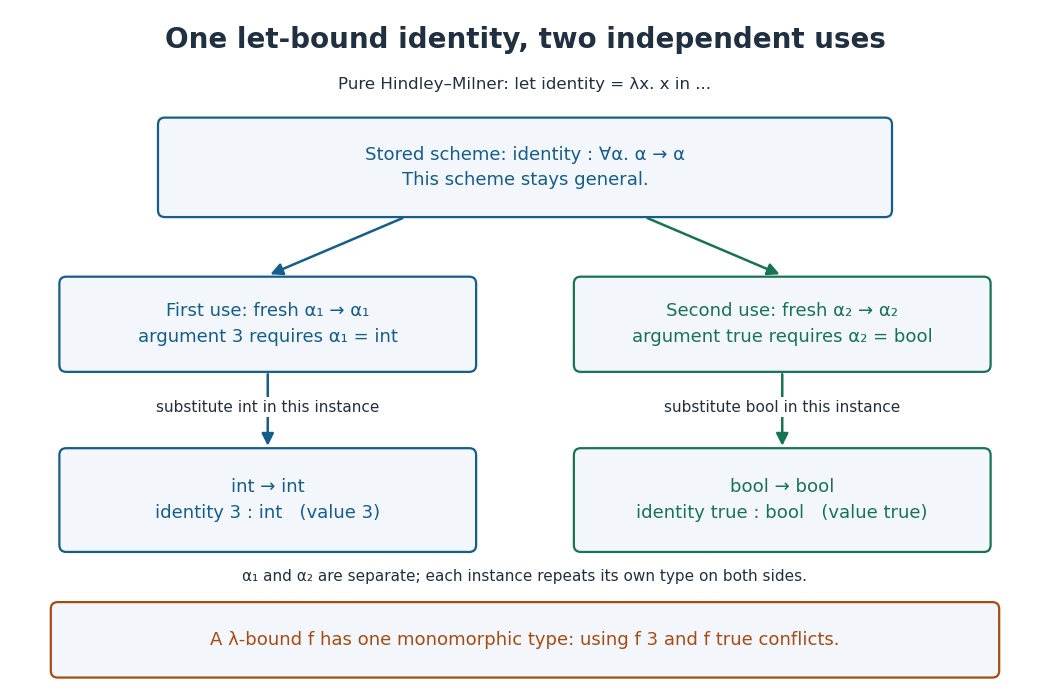

This chart was generated by the following Python code:
"""Draw independent instantiations of a let-polymorphic identity.

Tested with Python 3.14.4, NumPy 2.3.5 and Matplotlib 3.10.7.
Run from _media; the matching opaque white PNG is written to the CWD.
The constraints illustrate pure Hindley-Milner rules without compiler deps.
"""

from pathlib import Path

import matplotlib

matplotlib.use("Agg")
import matplotlib.pyplot as plt
from matplotlib.patches import FancyArrowPatch, FancyBboxPatch


def main():
    plt.rcParams.update({"font.family": "DejaVu Sans", "font.size": 13})
    fig, ax = plt.subplots(figsize=(10.5, 7.0), dpi=100)
    fig.patch.set_facecolor("white")
    ax.set(xlim=(0, 12), ylim=(0, 8))
    ax.axis("off")
    ink, blue, green, orange = "#203040", "#155d8a", "#187355", "#a84b12"

    def box(x, y, width, height, label, color=blue):
        ax.add_patch(FancyBboxPatch(
            (x - width / 2, y - height / 2), width, height,
            boxstyle="round,pad=0.08", facecolor="#f3f7fb",
            edgecolor=color, linewidth=1.6,
        ))
        ax.text(x, y, label, ha="center", va="center", color=color,
                linespacing=1.55)

    def arrow(start, end, color=blue):
        ax.add_patch(FancyArrowPatch(
            start, end, arrowstyle="-|>", mutation_scale=18,
            linewidth=1.8, color=color,
        ))

    ax.text(6, 7.62, "One let-bound identity, two independent uses",
            ha="center", va="center", fontsize=20, weight="bold", color=ink)
    ax.text(6, 7.10, "Pure Hindley–Milner: let identity = λx. x in ...",
            ha="center", va="center", fontsize=12, color=ink)
    box(6, 6.13, 8.4, 1.0, "Stored scheme: identity : ∀α. α → α\nThis scheme stays general.")
    arrow((4.6, 5.55), (3.0, 4.87))
    arrow((7.4, 5.55), (9.0, 4.87), green)
    box(3.0, 4.3, 4.7, 0.95, "First use: fresh α₁ → α₁\nargument 3 requires α₁ = int")
    box(9.0, 4.3, 4.7, 0.95, "Second use: fresh α₂ → α₂\nargument true requires α₂ = bool", green)
    arrow((3.0, 3.75), (3.0, 2.85))
    arrow((9.0, 3.75), (9.0, 2.85), green)
    ax.text(3.0, 3.28, "substitute int in this instance", ha="center", fontsize=11, color=ink,
            bbox={"facecolor": "white", "edgecolor": "none", "pad": 2})
    ax.text(9.0, 3.28, "substitute bool in this instance", ha="center", fontsize=11, color=ink,
            bbox={"facecolor": "white", "edgecolor": "none", "pad": 2})
    box(3.0, 2.25, 4.7, 1.05, "int → int\nidentity 3 : int   (value 3)")
    box(9.0, 2.25, 4.7, 1.05, "bool → bool\nidentity true : bool   (value true)", green)
    ax.text(6, 1.36, "α₁ and α₂ are separate; each instance repeats its own type on both sides.",
            ha="center", va="center", fontsize=11, color=ink)
    box(6, 0.62, 10.9, 0.72,
        "A λ-bound f has one monomorphic type: using f 3 and f true conflicts.", orange)
    fig.subplots_adjust(left=0.01, right=0.99, top=0.99, bottom=0.01)
    fig.savefig(Path.cwd() / (Path(__file__).stem + ".png"),
                facecolor="white", transparent=False)
    plt.close(fig)


if __name__ == "__main__":
    main()
